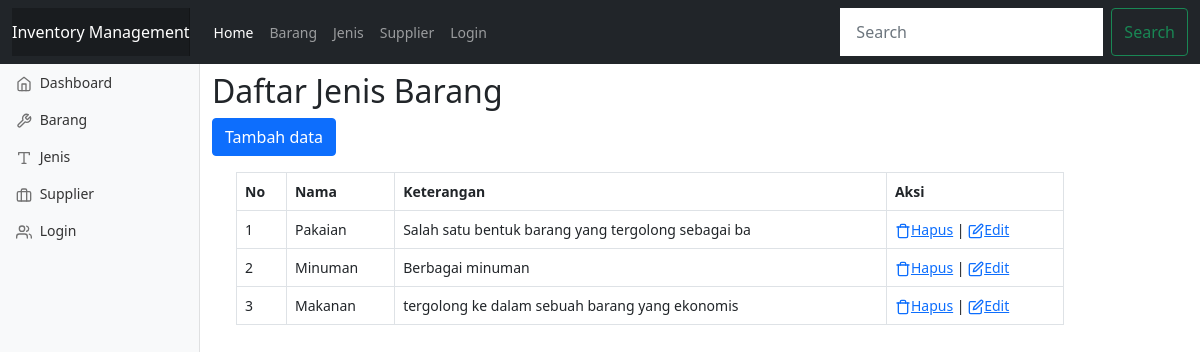
Before: /public/jenis with the older database file.
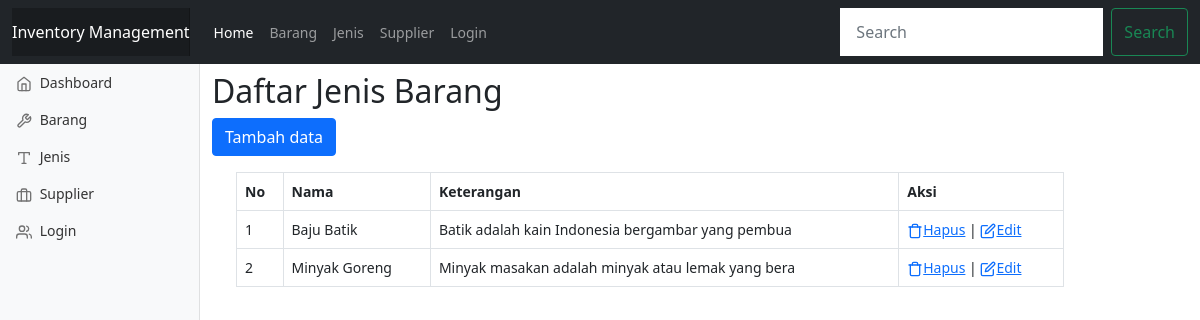
After: the same page with the newer database file.
### tables this page shows
CREATE TABLE `jenis` (
  `id` int(11) NOT NULL,
  `nama_jenis` varchar(50) NOT NULL,
  `keterangan` varchar(50) NOT NULL
);

### app/main/Controller.php (called while the page is built, shortened)
<?php
class Controller {
    public function view ($view, $data=[])
    {
        require_once '../app/views/'.$view. '.php';
    }
    public function model ($model)
    {
        return new $model;
    }
}

### app/controllers/Jenis.php (called while the page is built, shortened)
<?php
class Jenis extends Controller{
    public function index()
    {
        $data['judul']='Daftar Jenis';
        $data['jenis']=$this->model('JenisModel')->getAllJenis();
        $this->view('jenis/index',$data);
    }
}
?>

### app/main/App.php (called while the page is built, shortened)
<?php
class App {
    protected $method='index';
    protected $params=[];
    public function __construct()
    {
        $this->controller= new $this->controller;
        call_user_func_array([$this->controller,$this->method],$this->params);
    }
}

### public/index.php (called while the page is built, shortened)
<?php
$app=new App;

### app/main/Database.php (called while the page is built, shortened)
<?php
class Database {
    private $host=DBHOST;
    private $user=DBUSER;
    private $pass=DBPASS;
    private $db_name=DBNAME;
    private $dbh;
    private $stmt;
    public function __construct()
    {
        $dsn='mysql:host=' .$this->host . ';dbname=' .$this->db_name;
        $option=[
            PDO::ATTR_PERSISTENT=>true,
            PDO::ATTR_ERRMODE=>PDO::ERRMODE_EXCEPTION
        ];
        try {
            $this->dbh= new PDO($dsn,$this->user,$this->pass,$option);
        } catch (PDOException $e) {
            die($e->getMessage());
        }
    }
    public function query($query)
    {
        $this->stmt=$this->dbh->prepare($query);
    }
    public function execute()
    {
        $this->stmt->execute();
    }
    public function resultSet()
    {
        $this->execute();
        return $this->stmt->fetchAll(PDO::FETCH_ASSOC);
    }
}

### app/models/JenisModel.php (called while the page is built, shortened)
<?php
class JenisModel {
    private $table='jenis';
    private $db;
    public function __construct()
    {
        $this->db= new Database;
    }
    public function getAllJenis()
    {
        $this->db->query('SELECT * FROM ' . $this->table);
        return $this->db->resultSet();
    }
}

### app/views/jenis/index.php (the view, shortened to what this page needs)
    <h2>Daftar Jenis Barang</h2>
<button type="button" class="btn btn-primary tombolTambah" data-bs-toggle="modal" data-bs-target="#formJenis">
Tambah data
</button>
<div class="container">
<div class="row mt-3">
<div class="table-responsive-sm">
<table class="table table-bordered">
    <thead>
        <tr>
            <th>No</th>
            <th>Nama</th>
            <th>Keterangan</th>
            <th>Aksi</th>
        </tr>
    </thead>
    <tbody>
    <?php
        $no=1;
        foreach ($data['jenis'] as $jns) : ?>
            <tr>
                <td><?= $no; ?></td>
                <td><?= $jns['nama_jenis']; ?></td>
                <td><?= $jns['keterangan']; ?></td>
                <td>
                    <a href="<?= BASEURL;?>/jenis/hapus/<?= $jns['id'] ?>" onclick="return confirm('Yakin akan menghapus data?')"><span data-feather='trash'></span>Hapus</a> |
                    <a href="<?= BASEURL;?>/jenis/ubah/<?= $jns['id'] ?>" data-bs-toggle="modal" data-bs-target="#formJenis" class="modalUbahJenis" data-id="<?= $jns['id']?>"><span data-feather='edit'></span>Edit</a>
                </td>
            </tr>
    <?php $no++; endforeach;?>
    </tbody>
</table>
</div>
</div>
</div>

Changed rows visible on the page:
removed jenis: nama_jenis "Pakaian", keterangan "Salah satu bentuk barang yang tergolong sebagai ba"
removed jenis: nama_jenis "Minuman", keterangan "Berbagai minuman"
removed jenis: nama_jenis "Makanan", keterangan "tergolong ke dalam sebuah barang yang ekonomis"
added jenis: nama_jenis "Baju Batik", keterangan "Batik adalah kain Indonesia bergambar yang pembua"
added jenis: nama_jenis "Minyak Goreng", keterangan "Minyak masakan adalah minyak atau lemak yang bera"
